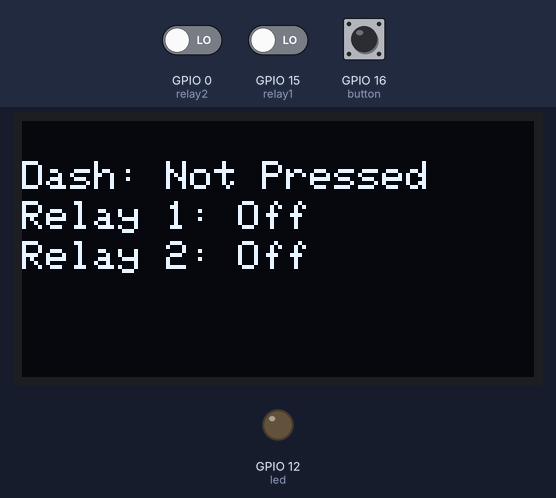
A sketch run on a simulated ESP8266 (Wemos D1 mini). Shown: 128×64 one-colour display, output pins drawn as LEDs (lit = HIGH). Inputs (shaded band) come from the test bench; at power-on: GPIO 16 (button) LOW, GPIO 0 (relay2) LOW, GPIO 15 (relay1) LOW. Web services answer with replies made up by the test bench; what the sketch prints to the serial monitor is not drawn.

Above: at 3.1 s.
3.2 s: GPIO 16 (button) pulled HIGH for 1.25 s
At 8.0 s:
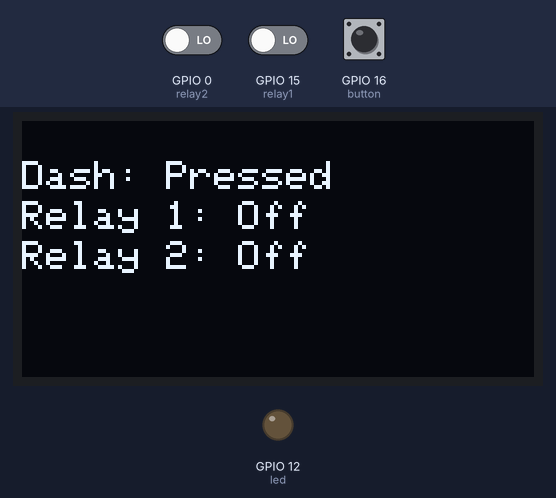
8.5 s: GPIO 0 (relay2) driven HIGH
At 10.4 s:
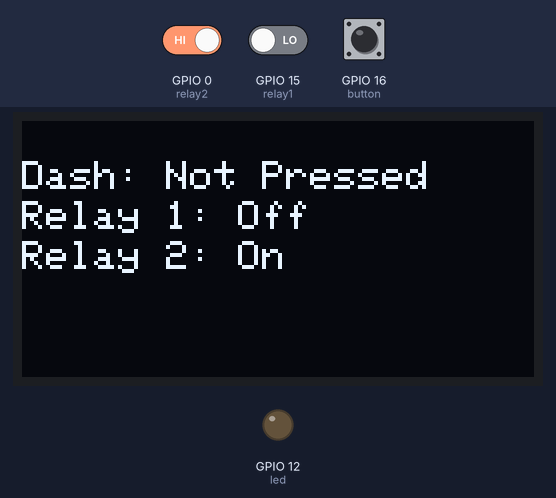
10.7 s: GPIO 15 (relay1) driven HIGH
At 12.5 s:
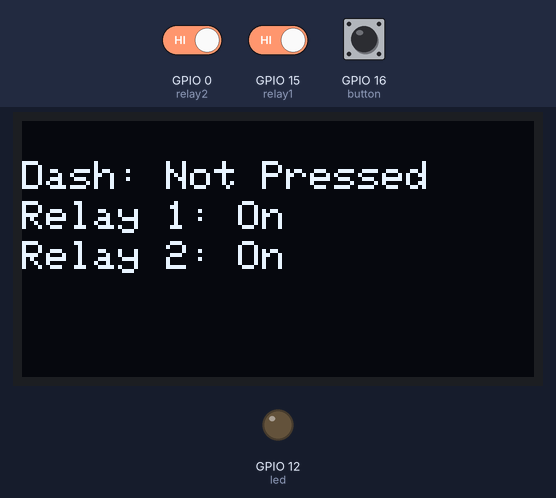
12.8 s: GPIO 16 (button) pulled HIGH for 1.25 s
At 17.3 s:
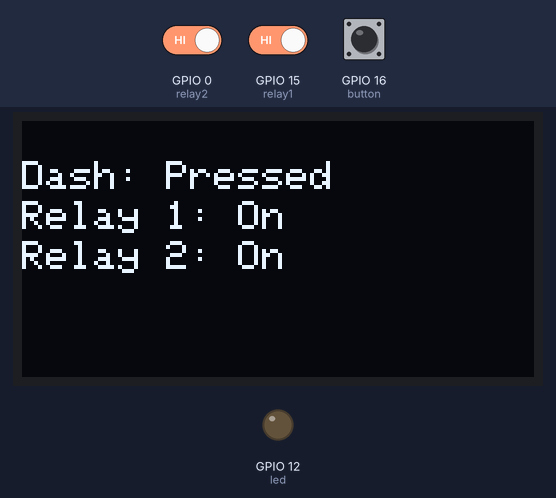
18.1 s: GPIO 16 (button) pulled HIGH for 3.2 s
At 20.0 s:
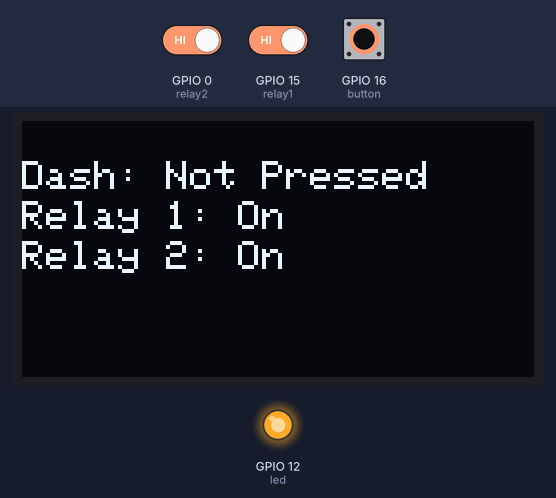
24.3 s: GPIO 0 (relay2) driven LOW and GPIO 16 (button) driven HIGH
At 29.35 s:
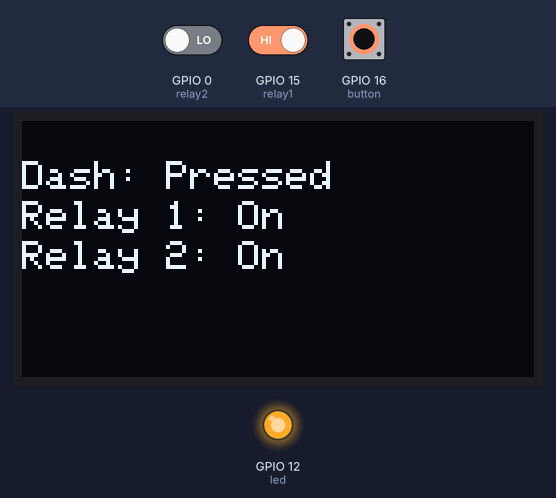
Timing chart, 0 to 29.4 s (numbered marks = the images above; inputs shaded):
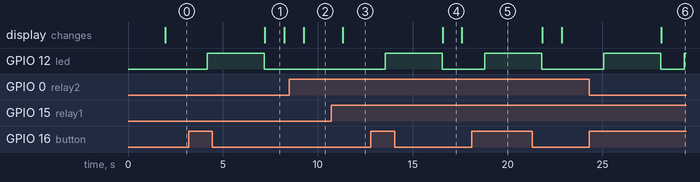

Measured:
- after the input at 3.2 s, GPIO 12 (led): LOW → HIGH after 0.99 s, → LOW 3.0 s later; the display: changes after 4.0 s (image 1)
- after the input at 8.5 s, the display: changes after 0.77 s (image 2)
- after the input at 10.7 s, the display: changes after 0.62 s (image 3)
- after the input at 12.8 s, GPIO 12 (led): LOW → HIGH after 0.74 s, → LOW 3.0 s later; the display: changes after 3.8 s (image 4)
- after the input at 18.1 s, GPIO 12 (led): LOW → HIGH after 0.70 s, → LOW 3.0 s later
- after the input at 24.3 s, GPIO 12 (led): LOW → HIGH after 0.78 s, → LOW 3.0 s later, → HIGH 1.2 s later; the display: changes after 3.8 s (image 6)
- what the display in image 1 shows lasts 1.0 s, from 7.2 s to 8.2 s

The sketch:

Transmitter.ino
```cpp
#define BLYNK_TEMPLATE_ID           "xxxxxxxxxx"
#define BLYNK_DEVICE_NAME           "xxxxxxxxxxxxx"

#define BLYNK_FIRMWARE_VERSION        "0.1.0"

#define BLYNK_PRINT Serial
//#define BLYNK_DEBUG

#define APP_DEBUG

#include "BlynkEdgent.h"
#include <ESP8266HTTPClient.h>
#include <WiFiClient.h>
#include <Wire.h>
#include <Adafruit_GFX.h>
#include <Adafruit_SSD1306.h>

#define SCREEN_WIDTH 128
#define SCREEN_HEIGHT 64

Adafruit_SSD1306 display(SCREEN_WIDTH, SCREEN_HEIGHT, &Wire, -1);

int button = 16;
int buttonstate = 0;
const int led= 12;
String buttonstatus;

int relay1 = 15;
int switchstate = 0;
int oldswitchstate = 0;
int relay1on =0;
String relay1status;
String relay1statusdisp;

int relay2 = 0;
int switchstate1 = 0;
int oldswitchstate1 = 0;
int relay2on =0;
String relay2status;
String relay2statusdisp;

void setup()
{
  Serial.begin(115200);
  pinMode(led,OUTPUT);
  pinMode(button,INPUT);
  pinMode(relay1,INPUT);
  pinMode(relay2,INPUT);

  if(!display.begin(SSD1306_SWITCHCAPVCC, 0x3C)) { // Address 0x3D for 128x64
  Serial.println(F("SSD1306 allocation failed"));
  for(;;);
  }
  delay(100);
 buttonstatus = "Not Pressed";
 BlynkEdgent.begin();
}

void loop() {
  buttonstatus = "Not Pressed";
  buttonstate=digitalRead(button);
  switchstate=digitalRead(relay1);
  switchstate1=digitalRead(relay2);

  if(buttonstate == 1)
  {
    buttonstatus = "Pressed";
    String server = "http://maker.ifttt.com/trigger/emergency/with/key/xxxxxxxxxxxxxxxxxxxxxxxxxxxxxxxxxxxxx";
    WiFiClient client;
    HTTPClient http;
    http.begin(client, server.c_str());
    int httpResponseCode = http.GET();
    if (httpResponseCode>0) {
        Serial.print("HTTP Response code: ");
        Serial.println(httpResponseCode);
        String payload = http.getString();
        Serial.println(payload);
      }
      else {
        Serial.print("Error code: ");
        Serial.println(httpResponseCode);
      }
 http.end();
 digitalWrite(led,HIGH);
 delay(3000);
 digitalWrite(led,LOW);
  }

 if (switchstate != oldswitchstate)
 {
 oldswitchstate = switchstate;
 if (switchstate == HIGH)
 {
 relay1on = !relay1on;
 }
 }
 if(relay1on)
   {
    Serial.println("relay1 on");
    relay1status = "1";
    relay1statusdisp = "On";
}
   else if("relay1 off")
   {
    Serial.println("relay1 off");
    relay1status = "0";
    relay1statusdisp = "Off";
   }

if (switchstate1 != oldswitchstate1)
 {
 oldswitchstate1 = switchstate1;
 if (switchstate1 == HIGH)
 {
 relay2on = !relay2on;
 }
 }
   if(relay2on)
   {
    Serial.println("relay2 on");
    relay2status = "1";

    relay2statusdisp = "On";
   }
   else if("relay2 off")
  {
    Serial.println("relay2 off");
    relay2status = "0";
    relay2statusdisp = "Off";
  }
String Add = relay1status+relay2status;
//int Final = Add.toInt()
Blynk.virtualWrite(V0,Add);

display.clearDisplay();
display.setTextSize(1);
display.setTextColor(WHITE);
display.setCursor(0, 10);
display.println("Dash: "+String(buttonstatus));
display.setTextSize(1);
display.setTextColor(WHITE);
display.setCursor(0, 20);
display.println("Relay 1: "+String(relay1statusdisp));
display.setTextSize(1);
display.setTextColor(WHITE);
display.setCursor(0, 30);
display.println("Relay 2: "+String(relay2statusdisp));
display.display();
  BlynkEdgent.run();
  delay(1000);
}
```
